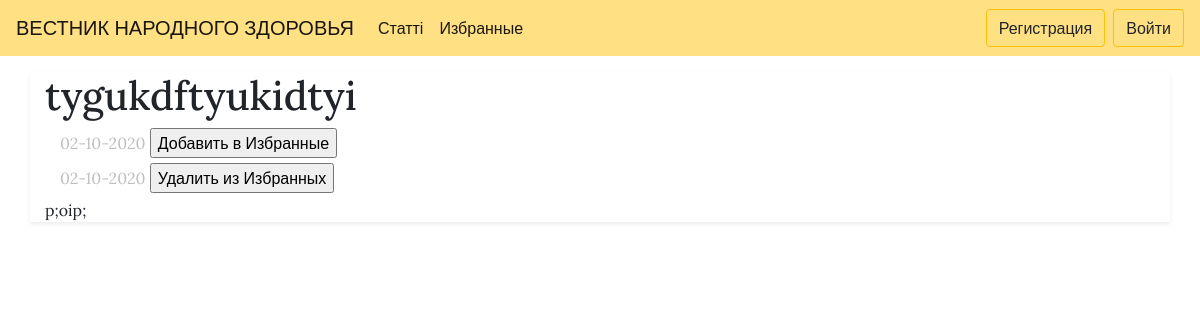
/article/7/, run on an earlier commit of the app's database.
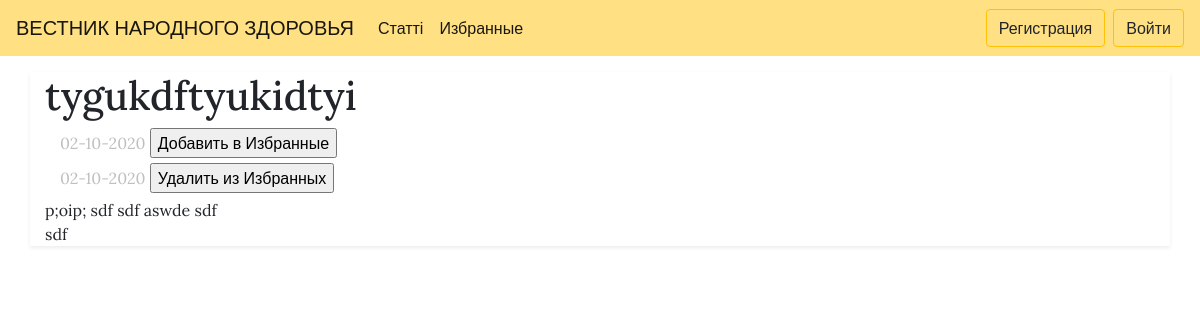
And on a later commit of the database.
### base/models.py (models this page shows, shortened)
class Article(models.Model):
    title = models.CharField(max_length=200)
    author = models.ForeignKey('Author', on_delete=models.SET_NULL, null=True)
    body = RichTextField(blank=True, null=True)
    creation_date = models.DateTimeField(auto_now_add=True, editable=False)
    modified = models.DateTimeField(auto_now=True)
    favorite = models.ManyToManyField(User)

### base/views.py (the view)
def art_detail(request, index):
    if request.method == "POST" and 'add_favorites' in request.POST:
        article = Article.objects.get(pk=index)
        user = auth.get_user(request)
        article.favorite.add(user)
        return redirect("favorites")
    if request.method == "POST" and 'delete_favorites' in request.POST:
        article = Article.objects.get(pk=index)
        user = auth.get_user(request)
        article.favorite.remove(user)
        return redirect("favorites")
    else:
        article = Article.objects.get(pk=index)
        return render(request, 'base/article_detail.html', {'article': article})

### templates/base/article_detail.html (shortened to what this page needs)
{% extends 'base/index.html' %}
{% block other %}
<main role="main">
      <div class="container shadow-sm">
    <p class="h1" style="margin-top:0.4em">{{article.title}}</p>
    <form method="post">
    	<label style="margin-left: 15px; color: #bfbfbf">{{article.creation_date|date:"d-m-Y"}}</label>
    	<input type="submit" value="Добавить в Избранные" name="add_favorites">
    </form>
    <form method="post">
    	<label style="margin-left: 15px; color: #bfbfbf">{{article.creation_date|date:"d-m-Y"}}</label>
    	<input type="submit" value="Удалить из Избранных" name="delete_favorites">
    </form>
    {{article.body|safe}}
  </div>
</main>
{% endblock %}

### templates/base/index.html (shortened to what this page needs)
<!doctype html>
<html lang="en">
<head>
    <link rel="stylesheet" href="https://stackpath.bootstrapcdn.com/bootstrap/4.5.2/css/bootstrap.min.css">
    {% load static %}
    <link rel="stylesheet" type="text/css" href="{% static '/css/main.css' %}">
</head>
<body>
    <nav class="navbar navbar-expand-md navbar-light " style="background-color: #ffe083;">
      <a href="{% url 'start' %}" class="navbar-brand">
        ВЕСТНИК НАРОДНОГО ЗДОРОВЬЯ
      </a>
      <div class="collapse navbar-collapse" id="navbarCollapse">
        <ul class="navbar-nav mr-auto">
          <li class="nav-item active">
            <a class="nav-link" href="#">Статті</a>
          </li>
          <li class="nav-item active">
            <a class="nav-link" href="{% url 'favorites' %}">Избранные</a>
          </li>
        </ul>
        <form class="form-inline mt-2 mt-md-0">
          {% if user.is_authenticated %}
          <span style="color: black; margin-right: 15px;" class="navbar-text">
            {{ user.username }}
          </span>
          <a class="btn btn-warning" href="{% url 'logout' %}" role="button">Выйти</a>
          {% else %}
          <a class="btn btn-warning" href="{% url 'register' %}" role="button">Регистрация</a>
          <a class="btn btn-warning ml-2" href="{% url 'login' %}" role="button">Войти</a>
          {% endif %}
        </form>
      </div>
    </nav>
{% block other %}{% endblock %}
</body>
</html>

### static/css/main.css (style rules this page uses)
p { word-wrap:break-word; }
a { color: black; }
body { font-family: 'Lora', sans-serif !important; }
.btn-warning { background-color: #ffe083; }

What changed in the data, as far as the page shows it:
changed Article "tygukdftyukidtyi": body "p;oip;" → "p;oip; sdf sdf aswde sdf sdf"
